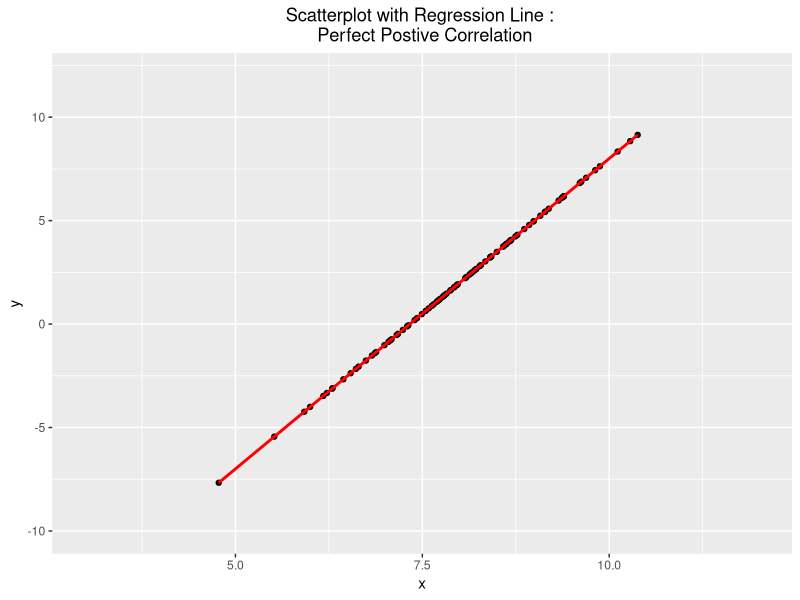
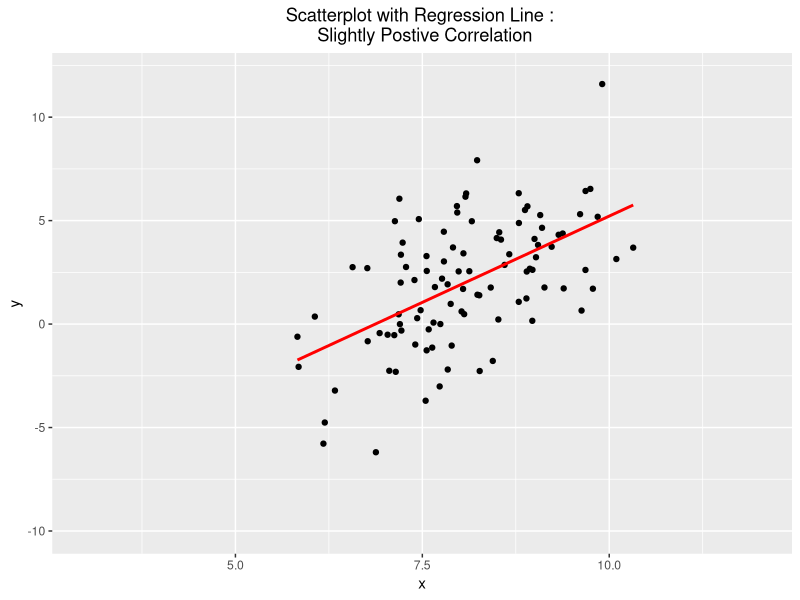
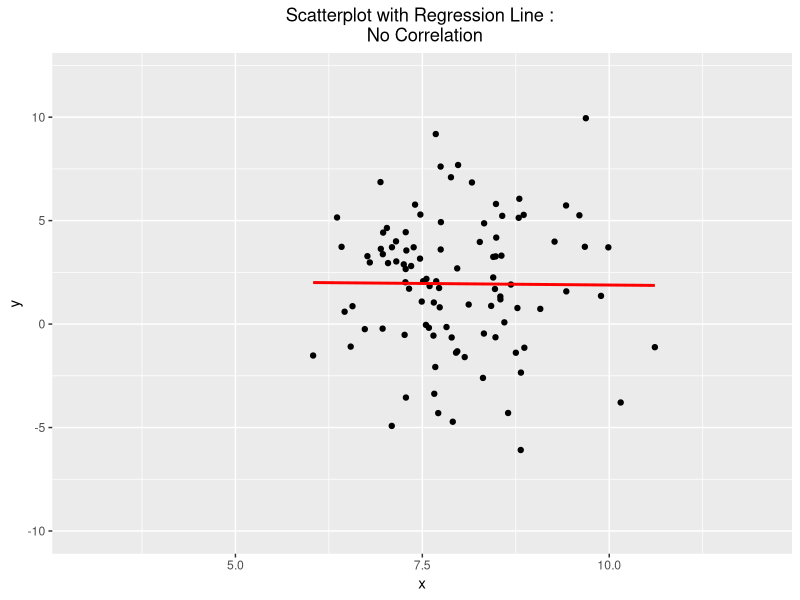
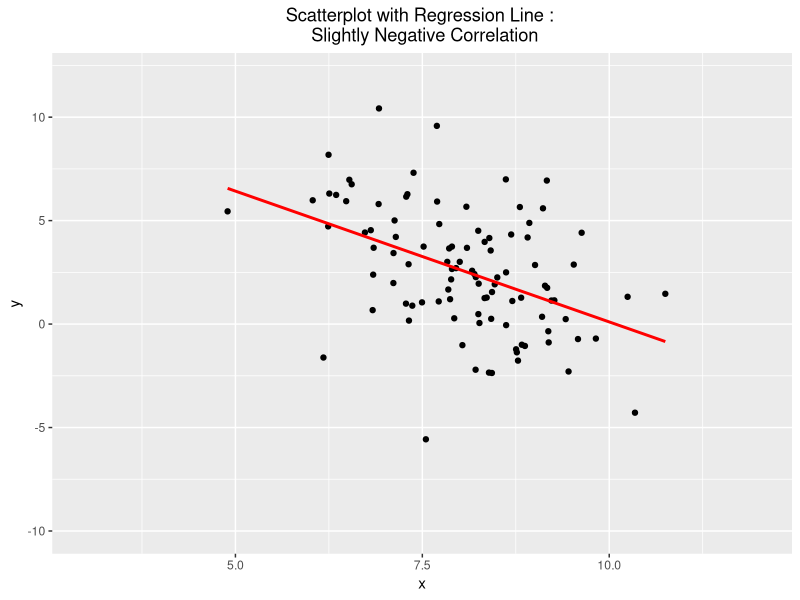
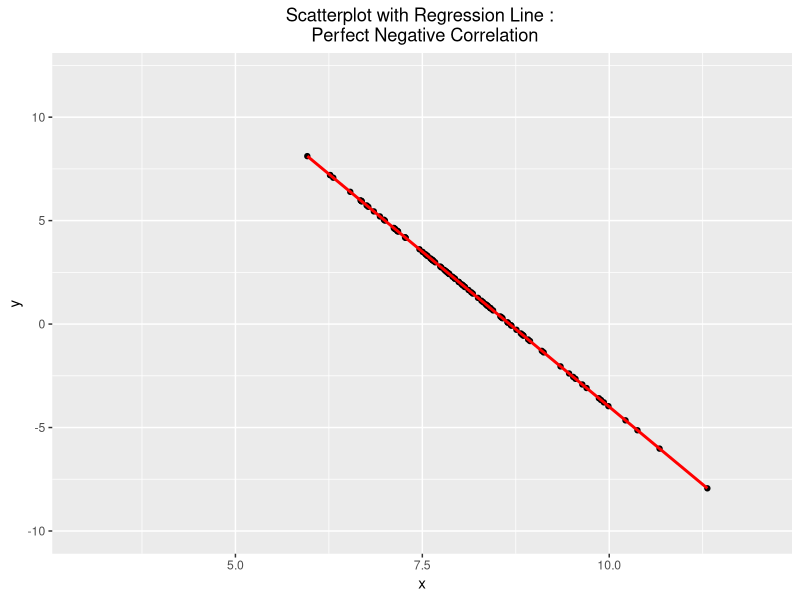

These charts were generated, in order, by the following R code:
library(ggplot2)

#Simulate Perfect positive correlation
n <- 100; m1 <- 8; m2 <- 2; s1 <- 1;s2 <- 3;p <- 1

x <- rnorm(n, m1, s1)

y <- s2*p*(x-m1)/s1 + m2 + s2*rnorm(n,0,sqrt(1-p^2))

PerfPosCor <- data.frame(x, y)

##################################################################
#Simulate Slightly Postive Correlation

n <- 100; m1 <-8; m2 <- 2; s1 <- 1;s2 <- 3;p <- .5

x <- rnorm(n, m1, s1)

y <- s2*p*(x-m1)/s1 + m2 + s2*rnorm(n,0,sqrt(1-p^2))

SlightPosCor <- data.frame(x, y)

##################################################################
#Simulate No Correlation

n <- 100; m1 <-8; m2<-2; s1<-1;s2<-3;p<- 0

x<- rnorm(n, m1, s1)

y <- s2*p*(x-m1)/s1 + m2 + s2*rnorm(n,0,sqrt(1-p^2))

NoCor <- data.frame(x, y)

##################################################################
#Simulate Slightly Negative Correlation

n <- 100; m1 <-8; m2<-2; s1<-1;s2<-3;p<- -.5

x<- rnorm(n, m1, s1)

y <- s2*p*(x-m1)/s1 + m2 + s2*rnorm(n,0,sqrt(1-p^2))

SlightNegCor <- data.frame(x, y)


##################################################################
#Simulate Perfect Negative Correlation

n <- 100; m1 <-8; m2<-2; s1<-1;s2<-3;p <- -1

x <- rnorm(n, m1, s1)

y <- s2*p*(x-m1)/s1 + m2 + s2*rnorm(n,0,sqrt(1-p^2))

PerfNegCor <- data.frame(x, y)

##################################################################

#Save all data.frame as csv file to working directory
write.csv(PerfPosCor, file="PerfPosCor.csv")    
write.csv(SlightPosCor, file="SlightPosCor.csv")    
write.csv(NoCor, file="NoCor.csv")    
write.csv(SlightNegCor, file="SlightNegCor.csv")    
write.csv(PerfNegCor, file="PerfNegCor.csv")    

##################################################################


#create a function, "reg_plt_fn" to: Generate, print and save scatterplots with regression line as JPEGs


reg_plt_fn <- function(df, title, filename){
  reg_plt <- ggplot(df, aes(x,y)) + 
    geom_point()+ 
    geom_smooth(method = "lm", col = "red", se = FALSE) + # Adds a linear regression line
    ylim(-10,12) + # sets the range of y-axis
    xlim(3,12) + # sets the range of x-axis
    theme(plot.title = element_text(hjust = 0.5)) + #sets the horizontal alignment of title to center
    labs(title = title) #prints a title w/ the plot
  
  ggsave(paste(filename,".jpeg", sep = ""), reg_plt) # saves the plot, "reg_plt" with file name "<filename variable> + .jpeg" to working directory
  
}

#create 3 list for the three arguments to be passed to the UDF(user defined function), "reg_plt_fn".

dataset_list <- list(PerfPosCor, SlightPosCor, NoCor, SlightNegCor, PerfNegCor)

title_list_reg <- list("Scatterplot with Regression Line : \n Perfect Postive Correlation",
                       "Scatterplot with Regression Line : \n Slightly Postive Correlation",
                       "Scatterplot with Regression Line : \n No Correlation",
                       "Scatterplot with Regression Line : \n Slightly Negative Correlation",
                       "Scatterplot with Regression Line : \n Perfect Negative Correlation")

plt_filename_list_reg <- list("Regression_Perfect_Postive_Correlation",
                              "Regression_Slightly_Postive_Correlation",
                              "Regression_No_Correlation",
                              "Regression_Slightly_Negative_Correlation",
                              "Regression_Perfect_Negative_Correlation" )


#call the function, "reg_plt_fn" within the loop to run it for all dataframes

for (i in 1:length(dataset_list)){
  reg_plt_fn(dataset_list[[i]], title_list_reg[[i]], plt_filename_list_reg[[i]]) #this function generates, prints, and saves scatterplots as JPEGs
}


